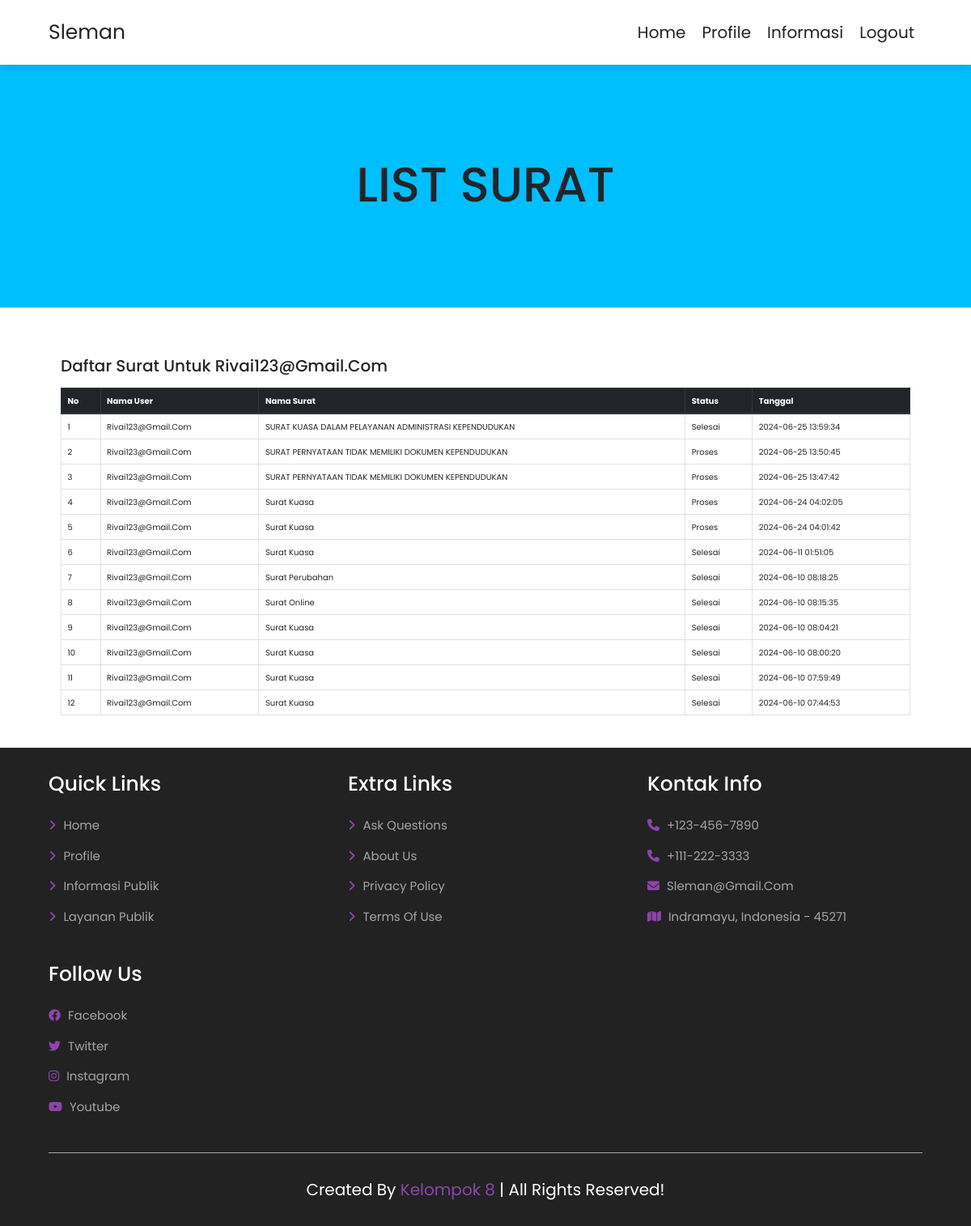
The app's page /list_surat_user.php (signed in) with its own data.
### tables this page shows
CREATE TABLE `surat` (
  `id` int(11) NOT NULL,
  `namauser` varchar(255) NOT NULL,
  `namasurat` varchar(255) NOT NULL,
  `file_path` varchar(255) NOT NULL,
  `status` enum('proses','selesai') NOT NULL DEFAULT 'proses',
  `created_at` timestamp NOT NULL DEFAULT current_timestamp()
);

### list_surat_user.php (the view, shortened to what this page needs)
<?php
$servername = "localhost";
$username = "root";
$password = "";
$dbname = "desa";
$conn = new mysqli($servername, $username, $password, $dbname);
$email = $_SESSION['email'];
?>
<!DOCTYPE html>
<html lang="en">
  <head>
    <link
      rel="stylesheet"
      href="https://cdn.jsdelivr.net/npm/swiper@9/swiper-bundle.min.css"
    />
    <link
      rel="stylesheet"
      href="https://cdnjs.cloudflare.com/ajax/libs/font-awesome/6.4.0/css/all.min.css"
    />
    <link rel="stylesheet" href="aduan.css" />
    <link rel="stylesheet" href="https://cdn.jsdelivr.net/npm/bootstrap@4.0.0/dist/css/bootstrap.min.css">
  </head>
  <body>
    <section class="header">
      <a href="home.php" class="logo">Sleman</a>
      <nav class="navbar">
        <a href="home.php">home</a>
        <a href="profile.php">profile</a>
        <a href="informasi.php">informasi</a>
        <a href="logout_user.php">logout</a>
      </nav>
    </section>
    <section class="heading" style="background-color: rgb(0, 191, 255)">
      <h1 style="font-size: 60px;">LIST SURAT</h1>
    </section>
    <section class="d-flex justify-content-center">
<div class="container mt-5">
    <h2 class="mb-4">Daftar Surat untuk <?php echo $email ?></h2>
    <table class="table table-bordered">
    <thead class="thead-dark">
        <tr>
            <th>No</th>
            <th>Nama User</th>
            <th>Nama Surat</th>
            <th>Status</th>
            <th>Tanggal</th>
        </tr>
    </thead>
    <tbody>
        <?php
        $sql = "SELECT * FROM surat WHERE namauser='$email' ORDER BY id DESC";
        $result = $conn->query($sql);
        $counter = 1;
        if ($result->num_rows > 0) {
            while ($row = $result->fetch_assoc()) {
                echo "<tr>
                        <td>{$counter}</td>
                        <td>{$row['namauser']}</td>
                        <td>{$row['namasurat']}</td>
                        <td>{$row['status']}</td>
                        <td>{$row['created_at']}</td>
                      </tr>";
                $counter++;
            }
        } else {
            echo "<tr><td colspan='6' class='text-center'>Tidak ada surat ditemukan</td></tr>";
        }
        ?>
    </tbody>
</table>
</div>
    </section>
    <section class="footer">
      <div class="box-container">
        <div class="box">
          <h3>quick links</h3>
          <a href="home.html"> <i class="fas fa-angle-right"></i> home</a>
          <a href="profile.html"> <i class="fas fa-angle-right"></i> profile</a>
          <a href="informasi.html">
            <i class="fas fa-angle-right"></i> informasi publik</a
          >
          <a href="layanan.html">
            <i class="fas fa-angle-right"></i> layanan publik</a
          >
        </div>
        <div class="box">
          <h3>extra links</h3>
          <a href="#"> <i class="fas fa-angle-right"></i> ask questions</a>
          <a href="#"> <i class="fas fa-angle-right"></i> about us</a>
          <a href="#"> <i class="fas fa-angle-right"></i> privacy policy</a>
          <a href="#"> <i class="fas fa-angle-right"></i> terms of use</a>
        </div>
        <div class="box">
          <h3>kontak info</h3>
          <a href="#"> <i class="fas fa-phone"></i> +123-456-7890</a>
          <a href="#"> <i class="fas fa-phone"></i> +111-222-3333</a>
          <a href="#"> <i class="fas fa-envelope"></i> Sleman@gmail.com</a>
          <a href="#">
            <i class="fas fa-map"></i> indramayu, indonesia - 45271</a
          >
        </div>
        <div class="box">
          <h3>follow us</h3>
          <a href="#"> <i class="fab fa-facebook"></i> facebook </a>
          <a href="#"> <i class="fab fa-twitter"></i> twitter </a>
          <a href="#"> <i class="fab fa-instagram"></i> instagram </a>
          <a href="#"> <i class="fab fa-youtube"></i> youtube </a>
        </div>
      </div>
      <div class="credit">
        created by <span>kelompok 8</span> | all rights reserved!
      </div>
    </section>
  </body>
</html>

### aduan.css (style rules this page uses)
:root { --main-color: #8e44ad; --black: #222; --white: #fff; --light-black: #777; --light-white: #fff9; --dark-bg: rgba(0, 0, 0, 0.7); --light-bg: #eee; --border: 0.1rem solid var(--black); --box-shadow: 0 0.5rem 1rem rgba(0, 0, 0, 0.1); --text-shadow: 0 1.5rem 3rem rgba(0, 0, 0, 0.3); }
* { font-family: "Poppins", sans-serif; margin: 0; padding: 0; box-sizing: border-box; outline: none; border: none; text-decoration: none; text-transform: capitalize; }
html { font-size: 62.5%; overflow-x: hidden; }
section { padding: 5rem 10%; }
.header { position: sticky; top: 0; left: 0; right: 0; z-index: 1000; background-color: var(--white); display: flex; padding-top: 2rem; padding-bottom: 2rem; box-shadow: var(--box-shadow); align-items: center; justify-content: space-between; }
.header .logo { font-size: 2.5rem; color: var(--black); }
.header .navbar a { font-size: 2rem; margin-left: 2rem; color: var(--black); }
.heading { text-align: center; padding: 2rem; display: flex; align-items: center; justify-content: center; background-size: cover !important; background-position: center !important; min-height: 30rem; font-size: 2vw; }
.footer { background: var(--black); background-size: cover; background-position: center; }
.footer .box-container { display: grid; grid-template-columns: repeat(auto-fit, minmax(25rem, 1fr)); gap: 3rem; }
.footer .box-container .box h3 { color: var(--white); font-size: 2.5rem; padding-bottom: 2rem; }
.footer .box-container .box a { color: var(--light-white); font-size: 1.5rem; padding-bottom: 1.5rem; display: block; }
.footer .box-container .box a i { color: var(--main-color); padding-right: 0.5rem; transition: 0.2s linear; }
.footer .credit { text-align: center; padding-top: 3rem; margin-top: 3rem; border-top: 0.1rem solid var(--light-white); font-size: 2rem; color: var(--white); }
.footer .credit span { color: var(--main-color); }
@media (max-width: 1200px) { section { padding: 3rem 5%; } }

### records on screen
surat: namauser "Rivai123@gmail.com", namasurat "SURAT KUASA DALAM PELAYANAN ADMINISTRASI KEPENDUDUKAN", status "Selesai", created_at "2024-06-25 13:59:34"
surat: namauser "Rivai123@gmail.com", namasurat "SURAT PERNYATAAN TIDAK MEMILIKI DOKUMEN KEPENDUDUKAN", status "Proses", created_at "2024-06-25 13:50:45"
surat: namauser "Rivai123@gmail.com", namasurat "SURAT PERNYATAAN TIDAK MEMILIKI DOKUMEN KEPENDUDUKAN", status "Proses", created_at "2024-06-25 13:47:42"
surat: namauser "Rivai123@gmail.com", namasurat "Surat Kuasa", status "Proses", created_at "2024-06-24 04:02:05"
surat: namauser "Rivai123@gmail.com", namasurat "Surat Kuasa", status "Proses", created_at "2024-06-24 04:01:42"
surat: namauser "Rivai123@gmail.com", namasurat "Surat Kuasa", status "Selesai", created_at "2024-06-11 01:51:05"
surat: namauser "Rivai123@gmail.com", namasurat "Surat Perubahan", status "Selesai", created_at "2024-06-10 08:18:25"
surat: namauser "Rivai123@gmail.com", namasurat "Surat Online", status "Selesai", created_at "2024-06-10 08:15:35"
surat: namauser "Rivai123@gmail.com", namasurat "Surat Kuasa", status "Selesai", created_at "2024-06-10 08:04:21"
surat: namauser "Rivai123@gmail.com", namasurat "Surat Kuasa", status "Selesai", created_at "2024-06-10 08:00:20"
surat: namauser "Rivai123@gmail.com", namasurat "Surat Kuasa", status "Selesai", created_at "2024-06-10 07:59:49"
surat: namauser "Rivai123@gmail.com", namasurat "Surat Kuasa", status "Selesai", created_at "2024-06-10 07:44:53"

### other values on screen
$email "Rivai123@gmail.com"
